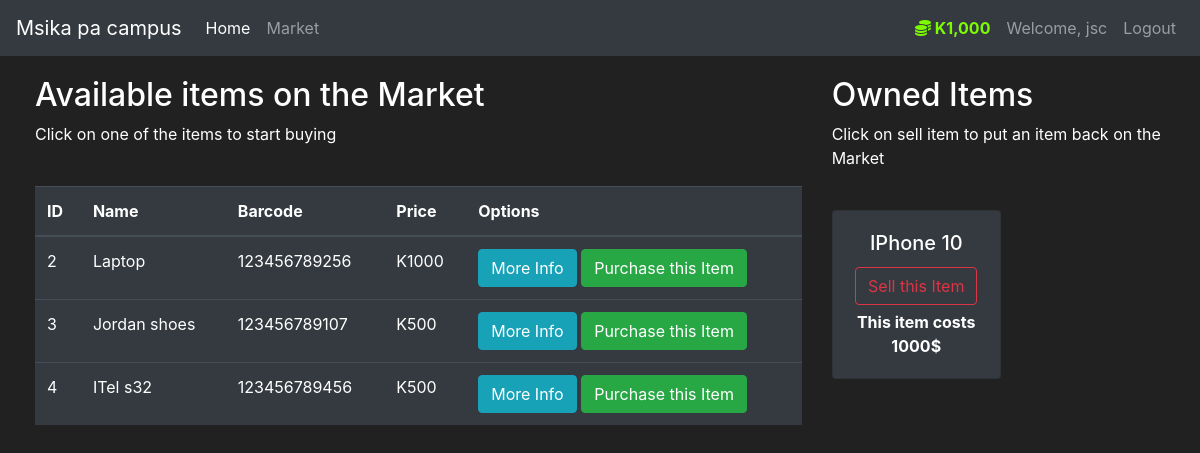
The app's page /market (signed in) with its own data.
### market/models.py (models this page shows, shortened)
class User(db.Model, UserMixin):
    id = db.Column(db.Integer(), primary_key=True)
    username = db.Column(db.String(length=30), nullable=False, unique=True)
    email_address = db.Column(db.String(length=50), nullable=False, unique=True)
    password_hash = db.Column(db.String(length=60), nullable=False)
    budget = db.Column(db.Integer(), nullable=False, default=1000)
    items = db.relationship('Item', backref='owned_user', lazy=True)
    @property
    def prettier_budget(self):
        if len(str(self.budget)) >= 4:
            return f'K{str(self.budget)[:-3]},{str(self.budget)[-3:]}'
        else:
            return f"K{self.budget}"
    @property
    def password(self):
        return self.password

class Item(db.Model):
    id = db.Column(db.Integer(), primary_key=True)
    name = db.Column(db.String(length=30), nullable=False, unique=True)
    price = db.Column(db.Integer(), nullable=False)
    barcode = db.Column(db.String(length=12), nullable=False, unique=True)
    description = db.Column(db.String(length=1024), nullable=False, unique=True)
    owner = db.Column(db.Integer(), db.ForeignKey('user.id'))

### market/routes.py (the view, shortened to what this page needs)
@app.route('/market', methods=['GET', 'POST'])
@login_required
def market_page():
    purchase_form = PurchaseItemForm()
    selling_form = SellItemForm()
    if request.method == "GET":
        items = Item.query.filter_by(owner=None)
        owned_items = Item.query.filter_by(owner=current_user.id)
        return render_template('market.html', items=items, purchase_form=purchase_form, owned_items=owned_items, selling_form=selling_form)

### market/models.py (called while the page is built)
@login_manager.user_loader
def load_user(user_id):
    return User.query.get(int(user_id))

### market/templates/market.html (shortened to what this page needs)
{% extends 'base.html' %}
{% block content %}
<div class="row" style="margin-top:20px; margin-left:20px">
   <div class="col-8">
       <h2>Available items on the Market</h2>
       <p>Click on one of the items to start buying</p>
       <br>
      <table class="table table-hover table-dark">
         <thead>
            <tr>
               <th scope="col">ID</th>
               <th scope="col">Name</th>
               <th scope="col">Barcode</th>
               <th scope="col">Price</th>
               <th scope="col">Options</th>
            </tr>
         </thead>
         <tbody>
            {% for item in items %}
            <tr>
               <td>{{ item.id }}</td>
               <td>{{ item.name }}</td>
               <td>{{ item.barcode }}</td>
               <td>K{{ item.price }}</td>
               <td>
                  <button class="btn btn-outline btn-info" data-toggle="modal" data-target="#Modal-MoreInfo-{{ item.id }}">More Info</button>
                  <button class="btn btn-outline btn-success" data-toggle="modal" data-target="#Modal-PurchaseConfirm-{{ item.id }}">Purchase this Item</button>
               </td>
            </tr>
            {% endfor %}
         </tbody>
      </table>
   </div>
   <div class="col-4">
        <h2>Owned Items</h2>
        <p>Click on sell item to put an item back on the Market</p>
        <br>
        <div class="row">
           {% for owned_item in owned_items %}
           {% include 'includes/owned_items_modals.html' %}
             <div class="col-md-6">
                 <div style="margin-bottom: 5px" class="card text-center bg-dark">
                      <div class="card-body">
                          <h5 class="card-title">{{ owned_item.name }}</h5>
                          <button type="button" class="btn btn-outline-danger" style="margin-bottom: 5px"
                                  data-toggle="modal" data-target="#Modal-SellingConfirm-{{ owned_item.id }}">
                              Sell this Item
                          </button>
                          <p class="card-text"><strong>
                              This item costs {{ owned_item.price }}$
                          </strong></p>
                      </div>
                  </div>
             </div>
           {% endfor %}
        </div>
   </div>
</div>
{% endblock %}

### market/templates/base.html (shortened to what this page needs)
<!doctype html>
<html lang="en">
   <head>
      <link rel="stylesheet" href="https://cdn.jsdelivr.net/npm/bootstrap@4.5.3/dist/css/bootstrap.min.css">
   </head>
   <body>
    <nav class="navbar navbar-expand-md navbar-dark bg-dark">
      <a class="navbar-brand" href="#">Msika pa campus</a>
      <div class="collapse navbar-collapse" id="navbarNav">
        <ul class="navbar-nav mr-auto">
            <li class="nav-item active">
                <a class="nav-link" href="{{ url_for('home_page') }}">Home <span class="sr-only">(current)</span></a>
            </li>
            <li class="nav-item">
                <a class="nav-link" href="{{ url_for('market_page') }}">Market</a>
            </li>
        </ul>
          {% if current_user.is_authenticated %}
            <ul class="navbar-nav">
                <li class="nav-item">
                    <a class="nav-link" style="color: lawngreen; font-weight: bold">
                        <i class="fas fa-coins"></i>
                        {{ current_user.prettier_budget }}
                    </a>
                </li>
                <li class="nav-item">
                    <a class="nav-link">Welcome, {{ current_user.username }}</a>
                </li>
                <li class="nav-item">
                    <a class="nav-link" href="{{ url_for('logout_page') }}">Logout</a>
                </li>
            </ul>
          {% endif %}
      </div>
    </nav>
      {% block content %}
      {% endblock %}
   </body>
</html>

### market/templates/includes/owned_items_modals.html (shortened to what this page needs)
      <!doctype html>
<html lang="en">
   <head>
      <link rel="stylesheet" href="https://cdn.jsdelivr.net/npm/bootstrap@4.5.3/dist/css/bootstrap.min.css">
   </head>
   <body>
   </body>
</html>

### market/templates/includes/owned_items_modals.html (style rules this page uses)
body { background-color: #212121; color: white }

### market/templates/base.html (style rules this page uses)
body { background-color: #212121; color: white }

### records on screen
User: prettier_budget "K1,000", username "jsc"
Item: id "2", name "Laptop", barcode "123456789256", price "1000"
Item: id "3", name "Jordan shoes", barcode "123456789107", price "500"
Item: id "4", name "ITel s32", barcode "123456789456", price "500"
Item: name "IPhone 10", price "1000"
